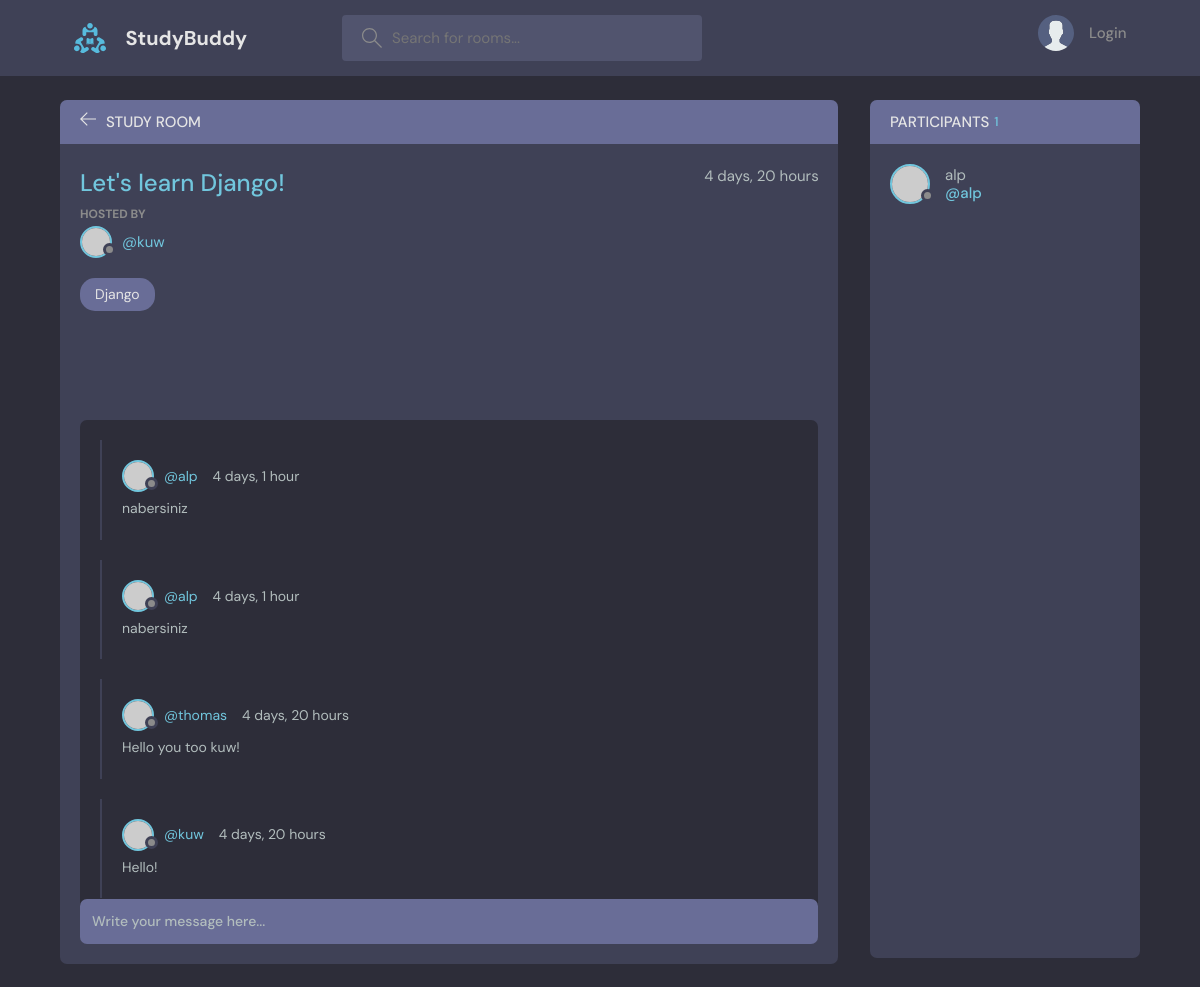
The page /room/1/ on the database its author committed.
### base/models.py (models this page shows, shortened)
class Room(models.Model):
    host = models.ForeignKey(User, on_delete=models.SET_NULL, null=True)
    topic = models.ForeignKey('Topic', null=True, on_delete=models.SET_NULL)
    name = models.CharField(max_length=100)
    description = models.TextField(null=True, blank=True)
    participants = models.ManyToManyField(User, related_name='participants', blank=True)
    updated = models.DateTimeField(auto_now=True)
    created = models.DateTimeField(auto_now_add=True)
    class Meta:
        ordering = ['-updated','-created']

class Topic(models.Model):
    name = models.CharField(max_length=200)
    def __str__(self):
        return self.name

class Message(models.Model):
    user = models.ForeignKey(User, on_delete=models.CASCADE)
    room = models.ForeignKey(Room,on_delete=models.CASCADE)
    body = models.TextField()
    updated = models.DateTimeField(auto_now=True)
    created = models.DateTimeField(auto_now_add=True)
    class Meta:
        ordering = ['-updated', '-created']

### base/views.py (the view, shortened to what this page needs)
# urls.py: path('room/<str:pk>/', views.room, name='room'),
def room(req,pk):
    room = Room.objects.get(id=pk)
    room_messages = room.message_set.all().order_by('-created')
    participants = room.participants.all()
    context = {'room' : room, 'room_messages' : room_messages, 'participants' : participants}
    return render(req, 'base/room.html', context)

### templates/base/room.html (shortened to what this page needs)
{% extends 'main.html' %} {% block content %}
<main class="profile-page layout layout--2">
  <div class="container">
    <div class="room">
      <div class="room__top">
        <div class="room__topLeft">
          <a href="{% url 'home' %}">
            <svg
              version="1.1"
              xmlns="http://www.w3.org/2000/svg"
              width="32"
              height="32"
              viewBox="0 0 32 32"
            >
              <title>arrow-left</title>
              <path
                d="M13.723 2.286l-13.723 13.714 13.719 13.714 1.616-1.611-10.96-10.96h27.625v-2.286h-27.625l10.965-10.965-1.616-1.607z"
              ></path>
            </svg>
          </a>
          <h3>Study Room</h3>
        </div>
      </div>
      <div class="room__box scroll">
        <div class="room__header scroll">
          <div class="room__info">
            <h3>{{room.name}}</h3>
            <span>{{room.created | timesince}}</span>
          </div>
          <div class="room__hosted">
            <p>Hosted By</p>
            <a
              href="{% url 'user-profile' room.host.id %}"
              class="room__author"
            >
              <div class="avatar avatar--small">
                <img src="https://randomuser.me/api/portraits/men/37.jpg" />
              </div>
              <span>@{{room.host.username}}</span>
            </a>
          </div>
          <span class="room__topics">{{room.topic}}</span>
        </div>
        <div class="room__conversation">
          <div class="threads scroll">
            {% for message in room_messages %}
            <div class="thread">
              <div class="thread__top">
                <div class="thread__author">
                  <a
                    href="{% url 'user-profile' message.user.id %}"
                    class="thread__authorInfo"
                  >
                    <div class="avatar avatar--small">
                      <img
                        src="https://randomuser.me/api/portraits/men/37.jpg"
                      />
                    </div>
                    <span>@{{message.user.username}}</span>
                  </a>
                  <span class="thread__date"
                    >{{message.created | timesince}}</span
                  >
                </div>
              </div>
              <div class="thread__details">{{message.body}}</div>
            </div>
            {% endfor %}
          </div>
        </div>
      </div>
      <div class="room__message">
        <form action="#" method="POST">
          <input name="body" placeholder="Write your message here..." />
        </form>
      </div>
    </div>
    <div class="participants">
      <h3 class="participants__top">
        Participants <span>{{participants.count}}</span>
      </h3>
      <div class="participants__list scroll">
        {% for user in participants %}
        <a href="{% url 'user-profile' user.id %}" class="participant">
          <div class="avatar avatar--medium">
            <img src="https://randomuser.me/api/portraits/men/37.jpg" />
          </div>
          <p>
            {{user.username}}
            <span>@{{user.username}}</span>
          </p>
        </a>
        {% endfor %}
      </div>
    </div>
  </div>
</main>
{% endblock content %}

### rows shown on the page
Room: name "Let's learn Django!", created "4 days, 20 hours", host.username "kuw", topic "Django"
Message: user.username "alp", created "4 days, 1 hour", body "nabersiniz"
Message: user.username "alp", created "4 days, 1 hour", body "nabersiniz"
Message: user.username "thomas", created "4 days, 20 hours", body "Hello you too kuw!"
Message: user.username "kuw", created "4 days, 20 hours", body "Hello!"

### other values the page prints
{{ participants.count }} "1"
{{ user.username }} "alp"
